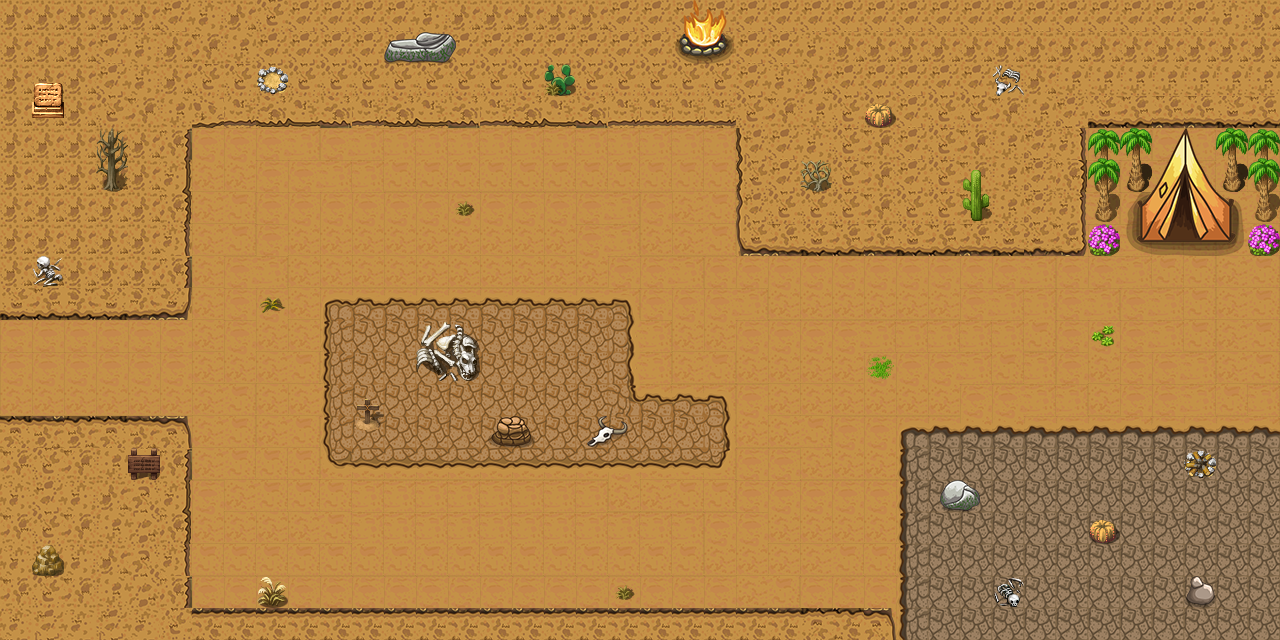

A level layout from a 2D game, rendered from its tile map. Below: a short description, then the map file with tile-grid data replaced by summaries:
An orthogonal 40x20 tile map with 32x32 px tiles, 5 tile layers (ground, ground2, deco, tent, ...), 4 tilesets and 5 objects (start, end, skeleton3, skeleton1, skeleton2).

<map version="1.10" tiledversion="1.10.1" orientation="orthogonal" renderorder="right-down" width="40" height="20" tilewidth="32" tileheight="32" infinite="0" nextlayerid="9" nextobjectid="17">
 <editorsettings>
  <export target="lv1.tmj" format="json" />
 </editorsettings>
 <tileset firstgid="1" name="desert2" tilewidth="32" tileheight="32" tilecount="629" columns="17">
  <image source="desert2.png" width="544" height="1184" />
 </tileset>
 <tileset firstgid="630" name="desert3" tilewidth="32" tileheight="32" tilecount="234" columns="13">
  <image source="desert3.png" width="416" height="576" />
 </tileset>
 <tileset firstgid="864" name="desert1" tilewidth="32" tileheight="32" tilecount="256" columns="16">
  <image source="desert1.png" width="512" height="512" />
 </tileset>
 <tileset firstgid="1120" name="desert4" tilewidth="32" tileheight="32" tilecount="256" columns="16">
  <image source="desert4.png" width="512" height="512" />
  <tile id="20">
   <properties>
    <property name="g" type="bool" value="true" />
   </properties>
  </tile>
 </tileset>
 <layer id="1" name="ground" width="40" height="20">
  <data>[800 cells, 800 non-empty, 40 distinct tile ids]</data>
 </layer>
 <layer id="2" name="ground2" width="40" height="20">
  <data>[800 cells, 457 non-empty, 52 distinct tile ids]</data>
 </layer>
 <objectgroup id="5" name="object">
  <object id="6" name="start" x="271.584" y="358.208">
   <point />
  </object>
  <object id="7" name="end" x="1186.11" y="242.479">
   <point />
  </object>
  <object id="10" name="skeleton3" x="864.134" y="439.51">
   <point />
  </object>
  <object id="15" name="skeleton1" x="529" y="162">
   <point />
  </object>
  <object id="16" name="skeleton2" x="465" y="548">
   <point />
  </object>
 </objectgroup>
 <layer id="3" name="deco" width="40" height="20">
  <data>[800 cells, 43 non-empty, 41 distinct tile ids]</data>
 </layer>
 <layer id="4" name="tent" width="40" height="20">
  <data>[800 cells, 24 non-empty, 18 distinct tile ids]</data>
 </layer>
 <layer id="8" name="bucket" width="40" height="20">
  <data>[800 cells, 0 non-empty, 0 distinct tile ids]</data>
 </layer>
</map>
